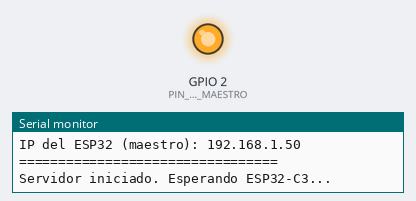
The sketch below on a simulated ESP32-C3. Parts: output pins drawn as LEDs (lit = HIGH), the last lines printed to the serial monitor. WiFi joins after 1.5 s; servers stay silent unless stated.

Above: at 2.7 s.
At 36.9 s:
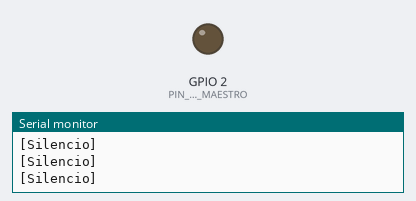
Timing chart, 0 to 48.8 s (numbered marks = the images above):
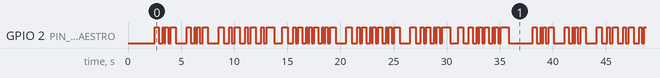

Measured:
- by itself, GPIO 2 (PIN_LED_MAESTRO): moves between LOW and HIGH, repeating every 35.6 s
- by itself, everything shown: repeats every 35.6 s, in 94 steps

The sketch:

maestro_NocheDePaz.ino
```cpp
/*
  ESP32 (DevKit clásico) - CLIENTE del router + CONTROLADOR DE LED REMOTO (multi-cliente)
  -------------------------------------------------------------------
  Se conecta al router TP-Link (en vez de crear su propia red) y manda
  comandos "ON" y "OFF" a los ESP32-C3 conectados, siguiendo una
  secuencia programable (array de pasos: cliente + duración en fracción de beat).

  Secuencia: "Noche de Paz"
  Mapeo de notas a índice de cliente:
    0 = do
    1 = re
    2 = mi
    3 = fa
    4 = sol
    5 = la
    6 = si
    7 = do (una octava arriba)
  SILENCE = paso de silencio: durante su duración, NINGÚN cliente
  recibe la señal de encendido (ni tampoco parpadea el LED del maestro).

  LED de latencia (maestro):
  Cada vez que se envía el comando "ON" a un cliente, el LED local del
  maestro (pin 2) se enciende al mismo tiempo, para poder ver a simple
  vista el retraso entre el encendido del maestro y el del cliente.
  El LED del maestro se apaga automáticamente tras la MITAD de la
  duración que se le mandó al cliente para ese paso (no espera a que
  el cliente reciba su "OFF"). En los pasos de SILENCE, el LED del
  maestro simplemente no se enciende.

  Cómo probarlo:
  1. Sube este sketch al ESP32 clásico.
  2. Sube el sketch cliente a cada ESP32-C3, apuntando al SSID del router
     y a la IP fija 192.168.0.150.
  3. Los LEDs de los C3 deberían encenderse uno por uno siguiendo la secuencia,
     respetando los silencios, y el LED del maestro debería parpadear
     brevemente al inicio de cada nota (pero no durante los silencios).
*/

#include <WiFi.h>

const char* ssid     = "constelacion";
const char* password = "01Constelacion01";
const uint16_t puerto = 8080;

// IP fija reservada para este maestro en el router (192.168.0.150)
IPAddress ipFija(192, 168, 0, 150);
IPAddress gateway(192, 168, 0, 1);
IPAddress subnet(255, 255, 255, 0);

// Cantidad máxima de clientes ESP32-C3 que puede atender simultáneamente
const int MAX_CLIENTES = 8;

WiFiServer servidor(puerto);
WiFiClient clientes[MAX_CLIENTES];

// ---------------------------------------------------------------
// IDENTIFICACIÓN DE CLIENTES POR ÍNDICE FIJO
// ---------------------------------------------------------------
// Cada ESP32-C3 debe mandar, justo al conectarse, la línea "ID:n"
// (por ejemplo "ID:2") donde n es su índice fijo (0 a MAX_CLIENTES-1),
// definido en su propio sketch (una constante distinta por dispositivo
// antes de flashearlo). Mientras no se identifique, la conexión se
// mantiene en una zona de espera y NO se le manda la secuencia.

WiFiClient pendientes[MAX_CLIENTES];
unsigned long pendienteInicio[MAX_CLIENTES];
const unsigned long TIMEOUT_IDENTIFICACION_MS = 5000;

void aceptarConexionNueva() {
  WiFiClient nuevoCliente = servidor.available();
  if (!nuevoCliente) return;

  for (int i = 0; i < MAX_CLIENTES; i++) {
    if (!pendientes[i] || !pendientes[i].connected()) {
      pendientes[i] = nuevoCliente;
      pendientes[i].setNoDelay(true);
      pendienteInicio[i] = millis();
      Serial.print(">>> Nueva conexión en espera de identificación (slot temporal ");
      Serial.print(i);
      Serial.println(")");
      return;
    }
  }

  Serial.println(">>> Conexión rechazada: no hay slots de espera libres");
  nuevoCliente.stop();
}

void procesarIdentificaciones() {
  for (int i = 0; i < MAX_CLIENTES; i++) {
    if (!pendientes[i]) continue;

    if (!pendientes[i].connected()) {
      pendientes[i].stop();
      continue;
    }

    if (pendientes[i].available()) {
      String linea = pendientes[i].readStringUntil('\n');
      linea.trim();

      if (linea.startsWith("ID:")) {
        int idx = linea.substring(3).toInt();
        if (idx >= 0 && idx < MAX_CLIENTES) {
          // Si ya había alguien en ese índice (reconexión), lo cerramos
          if (clientes[idx] && clientes[idx].connected()) {
            clientes[idx].stop();
          }
          clientes[idx] = pendientes[i];
          pendientes[i] = WiFiClient();  // libera el slot de espera
          Serial.print(">>> Cliente identificado como índice ");
          Serial.println(idx);
        } else {
          Serial.print(">>> ID inválido recibido: ");
          Serial.println(linea);
          pendientes[i].stop();
        }
      } else {
        Serial.print(">>> Línea inesperada (se esperaba ID:n): ");
        Serial.println(linea);
      }
      continue;
    }

    // Si tarda demasiado en identificarse, se descarta la conexión
    if (millis() - pendienteInicio[i] > TIMEOUT_IDENTIFICACION_MS) {
      Serial.print(">>> Timeout de identificación en slot temporal ");
      Serial.println(i);
      pendientes[i].stop();
    }
  }
}

// ---------------------------------------------------------------
// LED DE LATENCIA (MAESTRO)
// ---------------------------------------------------------------

// ESP32 clásico: usar literal 2, no LED_BUILTIN (ver hardware-notes)
const int PIN_LED_MAESTRO = 2;

bool masterLedIsOn = false;
unsigned long masterLedStartTime = 0;
unsigned long masterLedDuration = 0;

// Enciende el LED del maestro por la mitad de la duración indicada
// para el paso actual (no bloqueante).
void encenderLedMaestro(unsigned long duracionClienteMs) {
  digitalWrite(PIN_LED_MAESTRO, HIGH);
  masterLedIsOn = true;
  masterLedStartTime = millis();
  masterLedDuration = duracionClienteMs / 2;
}

// Revisa en cada vuelta del loop si ya toca apagar el LED del maestro.
void actualizarLedMaestro() {
  if (masterLedIsOn && (millis() - masterLedStartTime >= masterLedDuration)) {
    digitalWrite(PIN_LED_MAESTRO, LOW);
    masterLedIsOn = false;
  }
}

// ---------------------------------------------------------------
// SECUENCIA
// ---------------------------------------------------------------

// Valor centinela para un paso de silencio: ningún cliente real usa
// este índice (MAX_CLIENTES es 8, así que 255 nunca colisiona).
#define SILENCE 255

#define BPM 120
// Notación musical estándar: BPM define la duración de la NEGRA (1/4).
// Una nota entera (1/1) equivale a 4 negras.
#define MS_PER_WHOLE_NOTE (240000.0 / BPM)  // a 60bpm, 1/4 (negra) = 1000ms

// Duración fija del "aire" non-legato entre notas: una fusa (1/32 de nota
// entera), independientemente de la duración de la nota que se esté tocando.
// El LED se apaga esa cantidad de tiempo antes de que termine el paso; el
// paso en sí sigue durando lo mismo, así que el tempo/timing global no cambia.
#define NON_LEGATO_GAP_FRACTION (1.0 / 32.0)
#define NON_LEGATO_GAP_MS ((unsigned long)(NON_LEGATO_GAP_FRACTION * MS_PER_WHOLE_NOTE))

// Formato de entrada: {clientNumber, numerador, denominador}
// clientNumber: 0 a 7 (índice en el array `clientes`, mapeado a la nota
// do-re-mi-fa-sol-la-si-do), o SILENCE para un silencio
// numerador/denominador: fracción de beat, ej. {1,4} = 1/4 de beat
struct StepFraction {
  uint8_t clientNumber;
  uint8_t numerator;
  uint8_t denominator;
};
StepFraction nocheDePaz[] = {
  {4, 3, 8}, // 7 -> 4, 0.375 -> 3/8
  {5, 1, 8}, // 9 -> 5, 0.125 -> 1/8
  {4, 1, 4}, // 7 -> 4, 0.25 -> 1/4
  {2, 2, 4}, // 4 -> 2, 0.5 -> 2/4
  {SILENCE, 1, 4}, // SILENCE -> SILENCE, 0.25 -> 1/4
  {4, 3, 8},
  {5, 1, 8},
  {4, 1, 4},
  {2, 2, 4},
  {SILENCE, 1, 4},
  {1, 2, 4}, // 2 -> 1, 0.5 -> 2/4
  {1, 1, 4}, // 2 -> 1, 0.25 -> 1/4
  {6, 2, 4}, // 11 -> 6, 0.5 -> 2/4
  {6, 1, 4}, // 11 -> 6, 0.25 -> 1/4
  {7, 2, 4}, // 12 -> 7, 0.5 -> 2/4
  {7, 1, 4}, // 12 -> 7, 0.25 -> 1/4
  {4, 3, 4}, // 7 -> 4, 0.75 -> 3/4
  {5, 2, 4}, // 9 -> 5, 0.5 -> 2/4
  {5, 1, 4}, // 9 -> 5, 0.25 -> 1/4
  {7, 3, 8}, // 12 -> 7, 0.375 -> 3/8
  {6, 1, 8}, // 11 -> 6, 0.125 -> 1/8
  {5, 1, 4}, // 9 -> 5, 0.25 -> 1/4
  {4, 3, 8}, // 7 -> 4, 0.375 -> 3/8
  {5, 1, 8}, // 9 -> 5, 0.125 -> 1/8
  {4, 1, 4}, // 7 -> 4, 0.25 -> 1/4
  {2, 2, 4}, // 4 -> 2, 0.5 -> 2/4
  {SILENCE, 1, 4},
  {5, 2, 4}, // 9 -> 5, 0.5 -> 2/4
  {5, 1, 4}, // 9 -> 5, 0.25 -> 1/4
  {7, 3, 8}, // 12 -> 7, 0.375 -> 3/8
  {6, 1, 8}, // 11 -> 6, 0.125 -> 1/8
  {5, 1, 4}, // 9 -> 5, 0.25 -> 1/4
  {4, 3, 8}, // 7 -> 4, 0.375 -> 3/8
  {5, 1, 8}, // 9 -> 5, 0.125 -> 1/8
  {4, 1, 4}, // 7 -> 4, 0.25 -> 1/4
  {2, 2, 4}, // 4 -> 2, 0.5 -> 2/4
  {SILENCE, 1, 4},
  {1, 2, 4}, // 2 -> 1, 0.5 -> 2/4
  {1, 1, 4}, // 2 -> 1, 0.25 -> 1/4
  {3, 3, 8}, // 5 -> 3, 0.375 -> 3/8
  {1, 1, 8}, // 2 -> 1, 0.125 -> 1/8
  {6, 1, 4}, // 11 -> 6, 0.25 -> 1/4
  {0, 3, 4}, // 0 -> 0, 0.75 -> 3/4
  {2, 2, 4}, // 4 -> 2, 0.5 -> 2/4
  {7, 3, 8}, // 12 -> 7, 0.375 -> 3/8
  {4, 1, 8}, // 7 -> 4, 0.125 -> 1/8
  {2, 1, 4}, // 4 -> 2, 0.25 -> 1/4
  {4, 3, 8}, // 7 -> 4, 0.375 -> 3/8
  {3, 1, 8}, // 5 -> 3, 0.125 -> 1/8
  {1, 1, 4}, // 2 -> 1, 0.25 -> 1/4
  {0, 3, 4}, // 0 -> 0, 0.75 -> 3/4
  {SILENCE, 3, 4} // SILENCE -> SILENCE, 0.75 -> 3/4
};
const uint8_t sequenceLength = sizeof(nocheDePaz) / sizeof(nocheDePaz[0]);

// Secuencia ya convertida a milisegundos (se llena en setup())
struct Step {
  uint8_t clientNumber;
  unsigned long durationMs;
};

Step sequence1[sequenceLength];

void convertirSecuencia() {
  for (int i = 0; i < sequenceLength; i++) {
    sequence1[i].clientNumber = nocheDePaz[i].clientNumber;
    float fraccion = (float)nocheDePaz[i].numerator / (float)nocheDePaz[i].denominator;
    sequence1[i].durationMs = (unsigned long)(fraccion * MS_PER_WHOLE_NOTE);
  }
}

uint8_t currentStep = 0;
unsigned long stepStartTime = 0;
bool stepEnCurso = false;
bool notaSeparada = false;  // true una vez que ya se mandó el OFF anticipado (gate)

void enviarComando(uint8_t clientIndex, const char* comando) {
  if (clientIndex >= MAX_CLIENTES) return;  // cubre también SILENCE (255)
  if (clientes[clientIndex] && clientes[clientIndex].connected()) {
    clientes[clientIndex].println(comando);
    Serial.print("[Enviado: ");
    Serial.print(comando);
    Serial.print("] a cliente ");
    Serial.println(clientIndex);
  }
}

void actualizarSecuencia() {
  unsigned long ahora = millis();
  bool esSilencio = (sequence1[currentStep].clientNumber == SILENCE);
  unsigned long duracionTotal = sequence1[currentStep].durationMs;

  if (!stepEnCurso) {
    // Inicia el paso actual.
    if (esSilencio) {
      Serial.println("[Silencio]");
    } else {
      // Enciende el LED del cliente correspondiente a la nota
      enviarComando(sequence1[currentStep].clientNumber, "ON");
      // Enciende también el LED local del maestro (medio tiempo del cliente).
      // Durante un silencio no se enciende ningún LED, ni siquiera el del maestro.
      encenderLedMaestro(duracionTotal);
    }

    stepEnCurso = true;
    notaSeparada = false;
    stepStartTime = ahora;
    return;
  }

  unsigned long transcurrido = ahora - stepStartTime;
  // El LED se apaga NON_LEGATO_GAP_MS antes del final del paso, sin importar
  // cuánto dure la nota. Si la nota es más corta que ese hueco (no debería
  // pasar con las duraciones usadas aquí), se recorta a 0 para no invertir el signo.
  unsigned long duracionSonando = (duracionTotal > NON_LEGATO_GAP_MS) ? (duracionTotal - NON_LEGATO_GAP_MS) : 0;

  // Corta el LED antes de que termine el paso (separación fija non-legato),
  // dejando un pequeño hueco de silencio entre esta nota y la siguiente. El
  // paso como tal sigue durando lo mismo, así que el tempo/timing global no
  // se altera.
  if (!esSilencio && !notaSeparada && transcurrido >= duracionSonando) {
    enviarComando(sequence1[currentStep].clientNumber, "OFF");
    notaSeparada = true;
  }

  // Ya se cumplió la duración total del paso: avanza al siguiente
  if (transcurrido >= duracionTotal) {
    if (!esSilencio && !notaSeparada) {
      // Respaldo por si la duración del paso es menor o igual al hueco de non-legato
      enviarComando(sequence1[currentStep].clientNumber, "OFF");
    }
    stepEnCurso = false;
    currentStep = (currentStep + 1) % sequenceLength;
    // El siguiente paso se inicia en la próxima llamada a actualizarSecuencia()
  }
}

// ---------------------------------------------------------------

void setup() {
  Serial.begin(115200);
  delay(1000);

  pinMode(PIN_LED_MAESTRO, OUTPUT);
  digitalWrite(PIN_LED_MAESTRO, LOW);

  convertirSecuencia();

  WiFi.mode(WIFI_STA);
  WiFi.config(ipFija, gateway, subnet);
  WiFi.begin(ssid, password);

  Serial.print("Conectando a ");
  Serial.println(ssid);

  while (WiFi.status() != WL_CONNECTED) {
    delay(500);
    Serial.print(".");
  }

  // Nivel 1 - reducir latencia: desactiva el power-save del WiFi,
  // que puede retrasar la entrega de paquetes hasta 100-300ms de forma
  // irregular si se deja en su modo por default.
  WiFi.setSleep(false);

  Serial.println();
  Serial.println("=================================");
  Serial.println("Conectado al router exitosamente");
  Serial.print("IP del ESP32 (maestro): ");
  Serial.println(WiFi.localIP());
  Serial.println("=================================");

  servidor.begin();
  Serial.println("Servidor iniciado. Esperando ESP32-C3...");
}

void loop() {
  // 1. Aceptar nuevas conexiones (van a la zona de espera, sin índice aún)
  aceptarConexionNueva();

  // 2. Revisar si algún pendiente ya mandó su "ID:n" y asignarlo a su slot fijo
  procesarIdentificaciones();

  // 3. Avanzar la secuencia programada
  actualizarSecuencia();

  // 4. Apagar el LED de latencia del maestro cuando corresponda
  actualizarLedMaestro();
}
```
